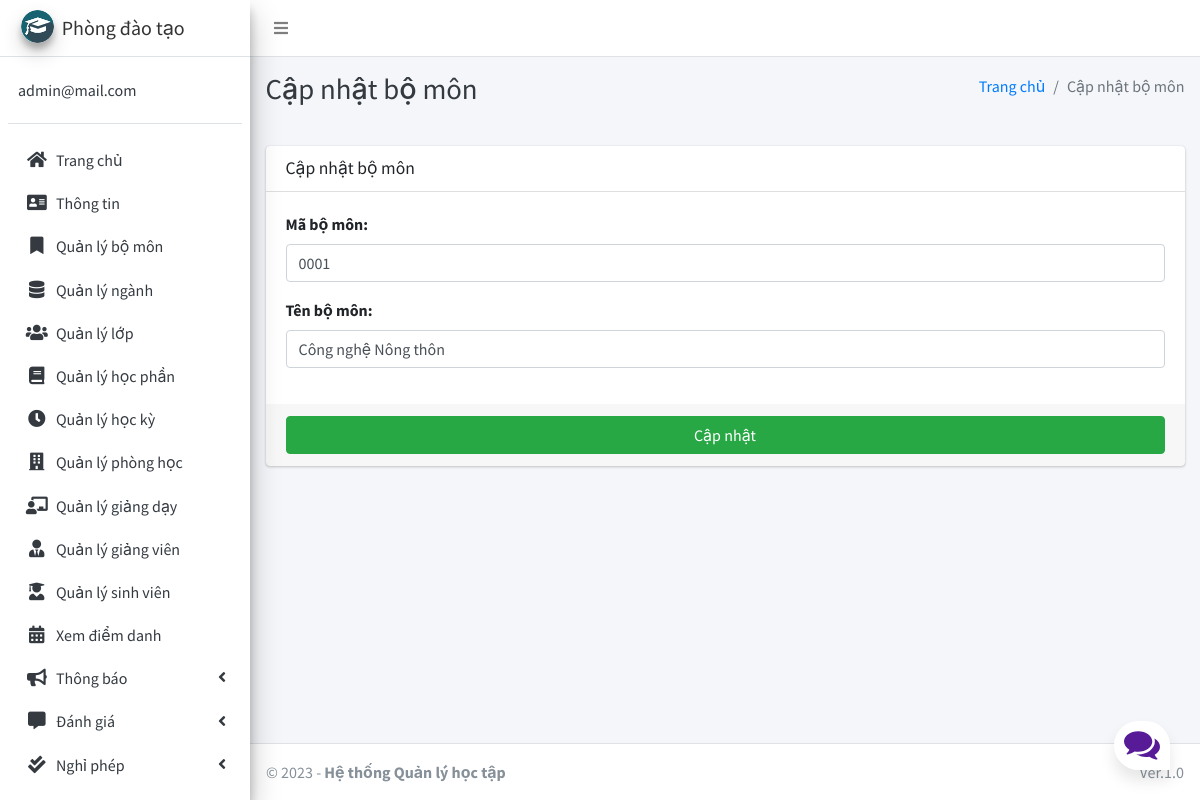
Page /department/edit/0001 (signed in) on the committed database.
### main_app/models.py (models this page shows, shortened)
class CustomUser(AbstractUser):
    USER_TYPE = ((1, "PDT"), (2, "GV"), (3, "SV"))
    id = models.CharField(primary_key='True', max_length=10)
    username = None  # Removed username, using email instead
    email = models.EmailField(unique=True)
    user_type = models.CharField(default=1, choices=USER_TYPE, max_length=1)
    fcm_token = models.TextField(default="")  # For firebase notifications
    USERNAME_FIELD = "email"
    REQUIRED_FIELDS = []
    objects = CustomUserManager()

class Department(models.Model):
    id = models.CharField(primary_key='True', max_length=50)
    name = models.CharField(max_length=120)

### main_app/hod_views.py (the view, shortened to what this page needs)
def edit_department(request, department_id):
    instance = get_object_or_404(Department, id=department_id)
    form = DepartmentForm(request.POST or None, instance=instance)
    context = {
        'form': form,
        'department_id': department_id,
        'page_title': 'Cập nhật bộ môn'
    }
    return render(request, 'hod_template/edit_department_template.html', context)

### main_app/forms.py
class DepartmentForm(FormSettings):
    def __init__(self, *args, **kwargs):
        super(DepartmentForm, self).__init__(*args, **kwargs)
    class Meta:
        model = Department
        labels = {
            "id": "Mã bộ môn",
            "name": "Tên bộ môn"
        }
        fields = ['id', 'name']

### main_app/templates/hod_template/edit_department_template.html
{% extends 'main_app/base.html' %}
{% load static %}
{% block page_title %}{{page_title}}{% endblock page_title %}
{% block content %}
<section class="content">
    <div class="container-fluid">
        <div class="row">
            <div class="col-md-12">
                <div class="card">
                    <div class="card-header">
                        <h3 class="card-title">{{page_title}}</h3>
                    </div>
                    {% include "main_app/form_template.html" with messages=messages  form=form button_text="Cập nhật"%}
                </div>
            </div>
        </div>
    </div>
</section>
{% endblock content %}

### main_app/templates/main_app/sidebar_template.html (shortened to what this page needs)
{% load static %}
<aside class="main-sidebar sidebar-light-blue elevation-4">
    {% if request.user.user_type == '1' %}
        <a href="{% url 'admin_home' %}" class="brand-link">
            <img src="{% static 'dist/img/cmsl.png' %} " alt="AdminLTE Logo"
                 class="brand-image img-circle elevation-3">
            <span class="brand-text">Phòng đào tạo</span>
        </a>
        <div class="sidebar">
        <div class="user-panel mt-3 pb-3 mb-3 d-flex">
            <div class="info">
                <a href="#" class="d-block">{{ user }}</a>
            </div>
        </div>
        <nav class="mt-2">
        <ul class="nav nav-pills nav-sidebar flex-column" data-widget="treeview" role="menu" data-accordion="false">
        <li class="nav-item">
            {% url 'admin_home' as admin_home %}
            <a href="{{ admin_home }}" class="nav-link {% if admin_home == request.path %} active {% endif %}">
                <i class="nav-icon fas fa-home"></i>
                <p>
                    Trang chủ
                </p>
            </a>
        </li>
        <li class="nav-item">
            {% url 'admin_view_profile' as admin_view_profile %}
            <a href="{{ admin_view_profile }}"
               class="nav-link {% if admin_view_profile == request.path %} active {% endif %}">
                <i class="nav-icon fas fa-address-card"></i>
                <p>
                    Thông tin
                </p>
            </a>
        </li>
        <li class="nav-item">
            {% url 'manage_department' as manage_department %}
            <a href="{{ manage_department }}" class="nav-link {% if manage_department == request.path %} active {% endif %}">
                <i class="nav-icon fas fa-bookmark"></i>
                <p>
                    Quản lý bộ môn
                </p>
            </a>
        </li>
                <li class="nav-item">
                    {% url 'manage_major' as manage_major %}
                    {% url 'edit_major' department_id as edit_major %}
                    <a href="{{ manage_major }}"
                       class="nav-link  {% if edit_major == request.path or manage_major == request.path %} active {% endif %}">
                        <i class="nav-icon fas fa-database"></i>
                        <p>
                            Quản lý ngành
                        </p>
                    </a>
                </li>
                        <li class="nav-item">
                    {% url 'manage_grade' as manage_grade %}
                    {% url 'edit_grade' department_id as edit_grade %}
                    <a href="{{ manage_grade }}"
                       class="nav-link  {% if edit_grade == request.path or manage_grade == request.path %} active {% endif %}">
                        <i class="nav-icon fas fa-users"></i>
                        <p>
                            Quản lý lớp
                        </p>
                    </a>
                </li>
                        <li class="nav-item">
                    {% url 'manage_subject' as manage_subject %}
                    {% url 'edit_subject' subject_id as edit_subject %}
                    <a href="{{ manage_subject }}"
                       class="nav-link  {% if edit_subject == request.path or manage_subject == request.path %} active {% endif %}">
                        <i class="nav-icon fas fa-book"></i>
                        <p>
                            Quản lý học phần
                        </p>
                    </a>
                </li>
                        <li class="nav-item">
                    {% url 'manage_session' as manage_session %}
                    {% url 'edit_session' session_id as edit_session %}
                    <a href="{{ manage_session }}"
                       class="nav-link  {% if edit_session == request.path or manage_session == request.path %} active {% endif %}">
                        <i class="nav-icon fas fa-clock"></i>
                        <p>
                            Quản lý học kỳ
                        </p>
                    </a>
                </li>
                        <li class="nav-item">
                    {% url 'manage_room' as manage_room %}
                    {% url 'edit_room' room_id as edit_room %}
                    <a href="{{ manage_room }}"
                       class="nav-link {% if manage_room == request.path or request.path == edit_room %} active {% endif %}">
                        <i class="fas fa-building nav-icon"></i>
                        <p>
                            Quản lý phòng học
                        </p>
                    </a>
                </li>
                        <li class="nav-item">
                    {% url 'manage_assign' as manage_assign %}
                    {% url 'edit_assign' assign_id as edit_assign %}
                    <a href="{{ manage_assign }}"
                       class="nav-link {% if manage_assign == request.path or request.path == edit_assign %} active {% endif %}">
                        <i class="nav-icon fas fa-chalkboard-teacher"></i>
                        <p>
                            Quản lý giảng dạy
                        </p>
                    </a>
                </li>
                <li class="nav-item">
            {% url 'manage_staff' as manage_staff %}
            {% url 'edit_staff' staff_id as edit_staff %}
            <a href="{{ manage_staff }}"
               class="nav-link {% if manage_staff == request.path or request.path == edit_staff %} active {% endif %}">
                <i class="nav-icon fas fa-user-tie"></i>
                <p>
                    Quản lý giảng viên
                </p>
            </a>
        </li>
        <li class="nav-item">
            {% url 'manage_student' as manage_student %}
            {% url 'edit_student' student_id as edit_student %}
            <a href="{{ manage_student }}"
               class="nav-link  {% if edit_student == request.path or manage_student == request.path %} active {% endif %}">
                <i class="nav-icon fas fa-user-graduate"></i>
                <p>
                    Quản lý sinh viên
                </p>
            </a>
        </li>
        <li class="nav-item">
            {% url 'admin_view_attendance' as admin_view_attendance %}
            <a href="{{ admin_view_attendance }}"
               class="nav-link  {% if admin_view_attendance == request.path %} active {% endif %}">
                <i class="nav-icon fas fa-calendar-alt"></i>
                <p>
                    Xem điểm danh
                </p>
            </a>
        </li>
        <li class="nav-item has-treeview">
            <a href="#" class="nav-link">
                <i class="nav-icon fas fa-bullhorn"></i>
                <p>
                    Thông báo
                    <i class="fas fa-angle-left right"></i>
                </p>
            </a>
        </li>
                <li class="nav-item has-treeview">
            <a href="#" class="nav-link">
                <i class="nav-icon fas fa-comment-alt"></i>
                <p>
                    Đánh giá
                    <i class="fas fa-angle-left right"></i>
                </p>
            </a>
        </li>
                <li class="nav-item has-treeview">
            <a href="#" class="nav-link">
                <i class="nav-icon fas fa-check-double"></i>
                <p>
                    Nghỉ phép
                    <i class="fas fa-angle-left right"></i>
                </p>
            </a>
        </li>
    {% endif %}
    <li class="nav-item">
        <a href="{% url 'user_logout' %}"
           onclick="return confirm('Bạn có chắc chắn muốn đăng xuất?')"
           class="nav-link">
        </a>
    </li>
    </ul>
    </nav>
    </div>
</aside>

### main_app/templates/main_app/form_template.html (shortened to what this page needs)
<form role="form" method="POST" enctype="multipart/form-data">
    <div class="card-body">
        {% for field in form  %}
        <div class="form-group">
            {{field.label_tag}}
            {{field}}
        </div>
        {% endfor %}
    </div>
    <div class="card-footer">
        <button type="submit" class="btn btn-success btn-block">
            {% if button_text %}
            {{button_text}}
            {% else %}
            Submit
            {% endif %}
        </button>
    </div>
</form>

### main_app/static/style.css (style rules this page uses)
* { box-sizing: border-box; margin: 0; padding: 0; }
body { font-family: 'Nunito', sans-serif; font-weight: 400; font-size: 100%; background: #F1F1F1; }
*, html { --primaryGradient: linear-gradient(93.12deg, #581B98 0.52%, #9C1DE7 100%); --secondaryGradient: linear-gradient(268.91deg, #581B98 -2.14%, #9C1DE7 99.69%); --primaryBoxShadow: 0px 10px 15px rgba(0, 0, 0, 0.1); --secondaryBoxShadow: 0px -10px 15px rgba(0, 0, 0, 0.1); --primary: #581B98; }

### rows in the picture
CustomUser: email "admin@mail.com"
Department: form "0001" "Công nghệ Nông thôn"

### other values in the picture
{{ page_title }} "Cập nhật bộ môn"
{{ field.label_tag }} "Mã bộ môn:" "Tên bộ môn:"
{{ button_text }} "Cập nhật"
